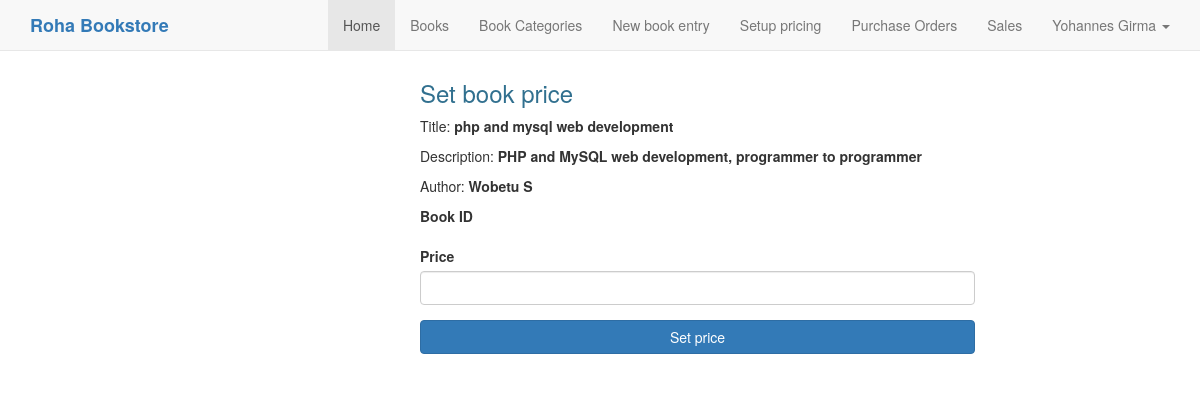
/books/app/set-book-price.php?book_id=2 (signed in), run on the app's committed database.
### tables this page shows
CREATE TABLE IF NOT EXISTS `books` (
  `id` int(11) NOT NULL AUTO_INCREMENT,
  `cat_id` int(11) NOT NULL,
  `ISBN` int(11) NOT NULL,
  `title` varchar(255) NOT NULL,
  `author` varchar(255) NOT NULL,
  `publisher` varchar(255) NOT NULL,
  `publish_country` varchar(255) NOT NULL,
  `publish_date` date NOT NULL,
  `file_path` varchar(200) DEFAULT NULL,
  `cover_photo` varchar(255) DEFAULT NULL,
  `long_description` text,
  `created_at` timestamp NOT NULL,
  `updated_at` timestamp NOT NULL,
  PRIMARY KEY (`id`),
  KEY `ISBN` (`ISBN`),
  KEY `cat_id` (`cat_id`)
);

### books/app/set-book-price.php (the view, shortened to what this page needs)
<?php
include ("layouts/top-menu.php");
include ("config.php");
?>
<!DOCTYPE html>
<html lang="en">
<head>
    <link rel="stylesheet" type="text/css" href="/books/bootstrap/css/bootstrap.min.css">
</head>
<body>
<div class="container">
    <br/><br/><br/>
    <?php
    if (@$_SESSION['user_id']!="" && @$_SESSION['role']=="officer") {
        ?>
        <div class="row">
            <div class="col-md-6 col-lg-offset-4">
                <h3 class="text-info">Set book price</h3>
                <?php
                  $book="SELECT * FROM books WHERE id=".$_GET['book_id'];
                  $book=mysqli_query($conn, $book);
                  $book=mysqli_fetch_array($book);
                ?>
                <p>Title: <strong><?= $book['title'] ?></strong></p>
                <p>Description: <strong><?= $book['long_description'] ?></strong></p>
                <p>Author: <strong><?= $book['author'] ?></strong></p>
                <form action="set-book-price.php?book_id=<?= $book['id'] ?>" method="post">
                   <div class="form-group">
                       <label>Book ID</label>
                   </div>
                    <div class="form-group">
                        <label>Price</label>
                        <input type="number" name="price" class="form-control" />
                    </div>
                    <div class="form-group">
                        <button type="submit" name="btn_create" class="btn btn-primary btn-block">Set price
                        </button>
                    </div>
                </form>
            </div>
        </div>
        <?php
    }
    ?>
</div>
</body>
</html>

### data on the page
books: title "php and mysql web development", long_description "PHP and MySQL web development, programmer to programmer", author "Wobetu S"

### other printed values
$_SESSION['first_name'] "Yohannes"
$_SESSION['last_name'] "Girma"
